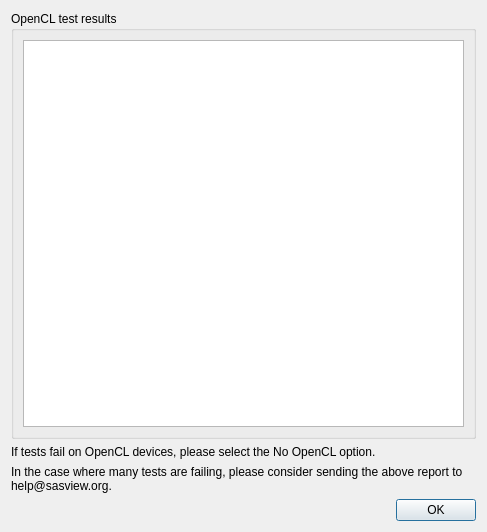
<?xml version="1.0" encoding="UTF-8"?>
<ui version="4.0">
 <class>GPUTestResults</class>
 <widget class="QDialog" name="GPUTestResults">
  <property name="geometry">
   <rect>
    <x>0</x>
    <y>0</y>
    <width>487</width>
    <height>532</height>
   </rect>
  </property>
  <property name="windowTitle">
   <string>OpenCL Test Results</string>
  </property>
  <property name="windowIcon">
   <iconset>
    <normaloff>../../../UI/res/ball.ico</normaloff>../../../UI/res/ball.ico</iconset>
  </property>
  <layout class="QGridLayout" name="gridLayout_3">
   <item row="0" column="0">
    <layout class="QGridLayout" name="gridLayout_2">
     <item row="0" column="0">
      <widget class="QGroupBox" name="TestResultsBox">
       <property name="sizePolicy">
        <sizepolicy hsizetype="MinimumExpanding" vsizetype="MinimumExpanding">
         <horstretch>0</horstretch>
         <verstretch>0</verstretch>
        </sizepolicy>
       </property>
       <property name="title">
        <string>OpenCL test results</string>
       </property>
       <layout class="QGridLayout" name="gridLayout">
        <item row="0" column="0">
         <widget class="QTextEdit" name="resultsText">
          <property name="sizePolicy">
           <sizepolicy hsizetype="MinimumExpanding" vsizetype="MinimumExpanding">
            <horstretch>0</horstretch>
            <verstretch>0</verstretch>
           </sizepolicy>
          </property>
          <property name="minimumSize">
           <size>
            <width>300</width>
            <height>300</height>
           </size>
          </property>
          <property name="readOnly">
           <bool>true</bool>
          </property>
         </widget>
        </item>
       </layout>
      </widget>
     </item>
     <item row="1" column="0">
      <widget class="QLabel" name="falingTestsNoOpenCL">
       <property name="text">
        <string>If tests fail on OpenCL devices, please select the No OpenCL option.</string>
       </property>
       <property name="alignment">
        <set>Qt::AlignLeading|Qt::AlignLeft|Qt::AlignVCenter</set>
       </property>
      </widget>
     </item>
     <item row="2" column="0">
      <widget class="QLabel" name="howToReportIssues">
       <property name="text">
        <string>In the case where many tests are failing, please consider sending the above report to help@sasview.org.</string>
       </property>
       <property name="alignment">
        <set>Qt::AlignLeading|Qt::AlignLeft|Qt::AlignTop</set>
       </property>
       <property name="wordWrap">
        <bool>true</bool>
       </property>
      </widget>
     </item>
     <item row="3" column="0">
      <layout class="QHBoxLayout" name="horizontalLayout">
       <item>
        <spacer name="horizontalSpacer">
         <property name="orientation">
          <enum>Qt::Horizontal</enum>
         </property>
         <property name="sizeHint" stdset="0">
          <size>
           <width>218</width>
           <height>20</height>
          </size>
         </property>
        </spacer>
       </item>
       <item>
        <widget class="QDialogButtonBox" name="okButton">
         <property name="orientation">
          <enum>Qt::Horizontal</enum>
         </property>
         <property name="standardButtons">
          <set>QDialogButtonBox::Ok</set>
         </property>
         <property name="centerButtons">
          <bool>false</bool>
         </property>
        </widget>
       </item>
      </layout>
     </item>
    </layout>
   </item>
  </layout>
 </widget>
 <resources/>
 <connections>
  <connection>
   <sender>okButton</sender>
   <signal>accepted()</signal>
   <receiver>GPUTestResults</receiver>
   <slot>accept()</slot>
   <hints>
    <hint type="sourcelabel">
     <x>228</x>
     <y>414</y>
    </hint>
    <hint type="destinationlabel">
     <x>157</x>
     <y>274</y>
    </hint>
   </hints>
  </connection>
  <connection>
   <sender>okButton</sender>
   <signal>rejected()</signal>
   <receiver>GPUTestResults</receiver>
   <slot>reject()</slot>
   <hints>
    <hint type="sourcelabel">
     <x>296</x>
     <y>420</y>
    </hint>
    <hint type="destinationlabel">
     <x>286</x>
     <y>274</y>
    </hint>
   </hints>
  </connection>
 </connections>
</ui>
